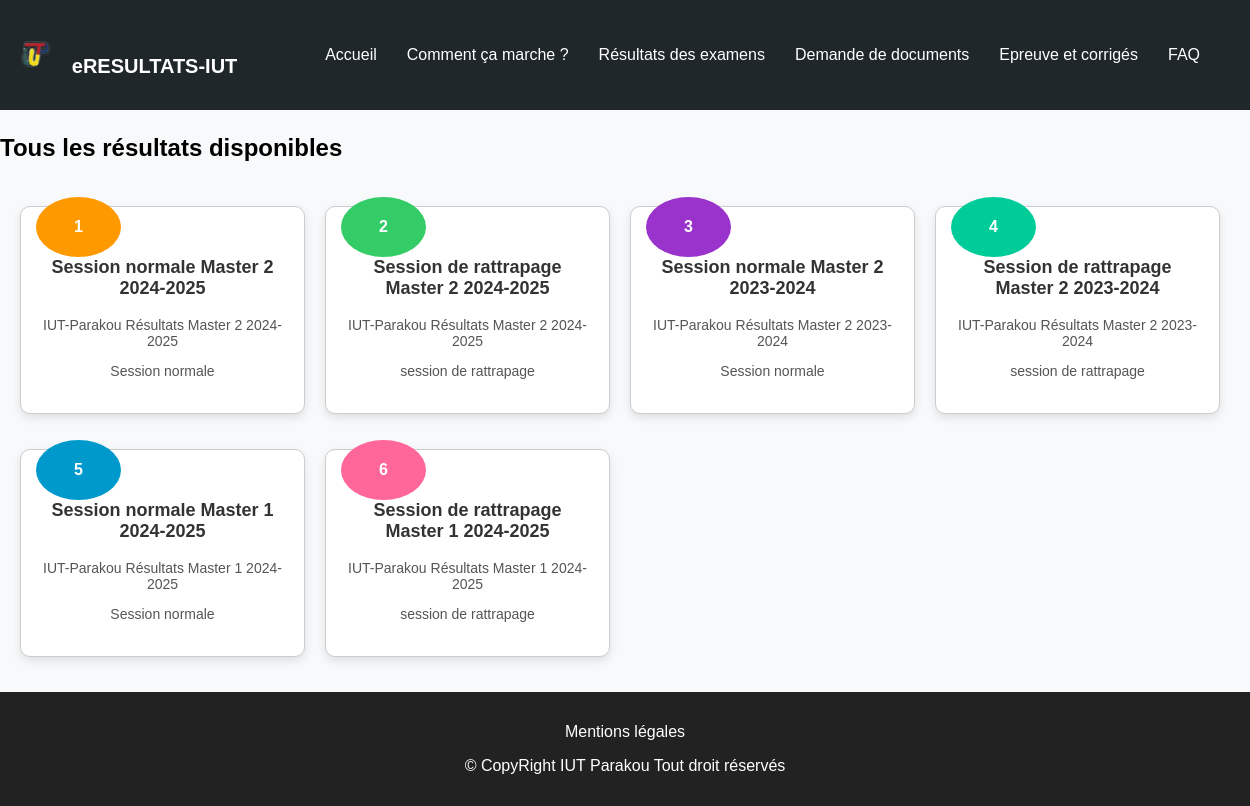
Page /voir_tout on the committed database.
### core/models.py (models this page shows, shortened)
class ExamConcours(models.Model):
    numero_ordre = models.IntegerField()
    titre = models.CharField(max_length=100)
    description = models.TextField()
    statut = models.CharField(max_length=100)
    slug = models.SlugField(unique=True, blank=True)
    date_creation = models.DateTimeField(auto_now_add=True)

### core/views.py (the view)
# urls.py: path("voir_tout", all_result, name="voir_tout"),
def all_result(request):
    examens_concours = ExamConcours.objects.order_by('-date_creation')[:6]
    return render(request, 'all_result.html', {'examens_concours': examens_concours})

### core/templates/all_result.html (shortened to what this page needs)
{% load static %}
<!DOCTYPE html>
<html lang="fr">
<head>
    <link rel="stylesheet" href="{%static 'styles/styles.css' %}">
</head>
<body>
    <header>
        <div class="logo">
            <a href="{%url 'index'%}">
            <img src="{%static 'img/logo.png'%}" alt="logo eresultats">
            <span>eRESULTATS-IUT</span>
            </a>
        </div>
        <nav id="navMenu" class="menu">
            <ul class ="menu-list" id="menu-list">
                <li><a href="{%url 'index'%}" class="active">Accueil</a> </li>
                <li><a href="#">Comment ça marche ?</a> </li>
                <li><a href="#">Résultats des examens</a> </li>
                <li><a href="#">Demande de documents</a> </li>
                <li><a href="#">Epreuve et corrigés</a> </li>
                <li><a href="#">FAQ</a> </li>
            </ul>
        </nav>
    </header>
    <section class="bouton-plus">
        <h2><p>Tous les résultats disponibles</p></h2>
    </section>
    <section class="exam-list">
                {%for exam in examens_concours%}
                        <a href="{% url 'recherche_resultats' exam.slug %}">
                            <div class="exam-card">
                                <div class="exam-number">{{ exam.numero_ordre }}</div>
                                <div class="exam-info"><h3>{{ exam.titre }}</h3>
                                    <p>{{ exam.description }}</p>
                                    <p>{{ exam.statut }}</p>
                                </div>
                            </div>
                        </a>
                {% endfor %}
    </section>
    <footer>
        <p>Mentions légales</p>
        <p>&copy; CopyRight IUT Parakou Tout droit réservés</p>
    </footer>
</body>
</html>

### core/static/styles/styles.css (style rules this page uses)
body { font-family: Arial, sans-serif; margin: 0; padding: 0; background-color: #f8f9fa; }
header { color: white; padding: 15px; display: flex; justify-content: space-between; align-items: center; background-color: #1f272b }
header a { text-decoration: none; }
.logo { display: flex; align-items: center; }
.logo img { height: 40px; margin-right: 10px; }
.logo span { font-weight: bold; font-size: 20px; color: white; }
.menu { display: flex; justify-content: space-between; align-items: center; background: #1f272b; color: white; padding: 15px 20px; }
.menu-list { display: flex; list-style: none; padding: 0; }
.menu-list li { margin: 0 15px; }
.menu-list li a { color: white; text-decoration: none; }
.exam-list { padding: 20px; display: grid; grid-template-columns: repeat(auto-fit, minmax(280px, 1fr)); gap: 20px; width: 100%; max-width: 1200px; }
.exam-card { display: flex; position: relative; background: white; border-radius: 10px; margin-bottom: 15px; align-items: center; box-shadow: 0 4px 10px rgba(0, 0, 0, 0.1); border: 1px solid #ccc; padding: 20px; text-align: center; transition: transform 0.2s ease-in-out; }
.exam-number { position: absolute; background: #6a0d85; width: 55px; height: 40px; padding: 10px 15px; display: flex; align-items: center; justify-content: center; color: white; font-weight: bold; border-radius: 50%; margin-right: 15px; font-size: 16px; top: -10px; left: 15px; }
.exam-info h3 { margin-top: 30px; font-size: 18px; color: #333; }
.exam-info p { font-size: 14px; color: #555; }
a { text-decoration: none !important; }
footer { text-align: center; padding: 15px; background-color: #222; color: white; }

### rows in the picture
ExamConcours: numero_ordre "1", titre "Session normale Master 2 2024-2025", description "IUT-Parakou Résultats Master 2 2024-2025", statut "Session normale"
ExamConcours: numero_ordre "2", titre "Session de rattrapage Master 2 2024-2025", description "IUT-Parakou Résultats Master 2 2024-2025", statut "session de rattrapage"
ExamConcours: numero_ordre "3", titre "Session normale Master 2 2023-2024", description "IUT-Parakou Résultats Master 2 2023-2024", statut "Session normale"
ExamConcours: numero_ordre "4", titre "Session de rattrapage Master 2 2023-2024", description "IUT-Parakou Résultats Master 2 2023-2024", statut "session de rattrapage"
ExamConcours: numero_ordre "5", titre "Session normale Master 1 2024-2025", description "IUT-Parakou Résultats Master 1 2024-2025", statut "Session normale"
ExamConcours: numero_ordre "6", titre "Session de rattrapage Master 1 2024-2025", description "IUT-Parakou Résultats Master 1 2024-2025", statut "session de rattrapage"
